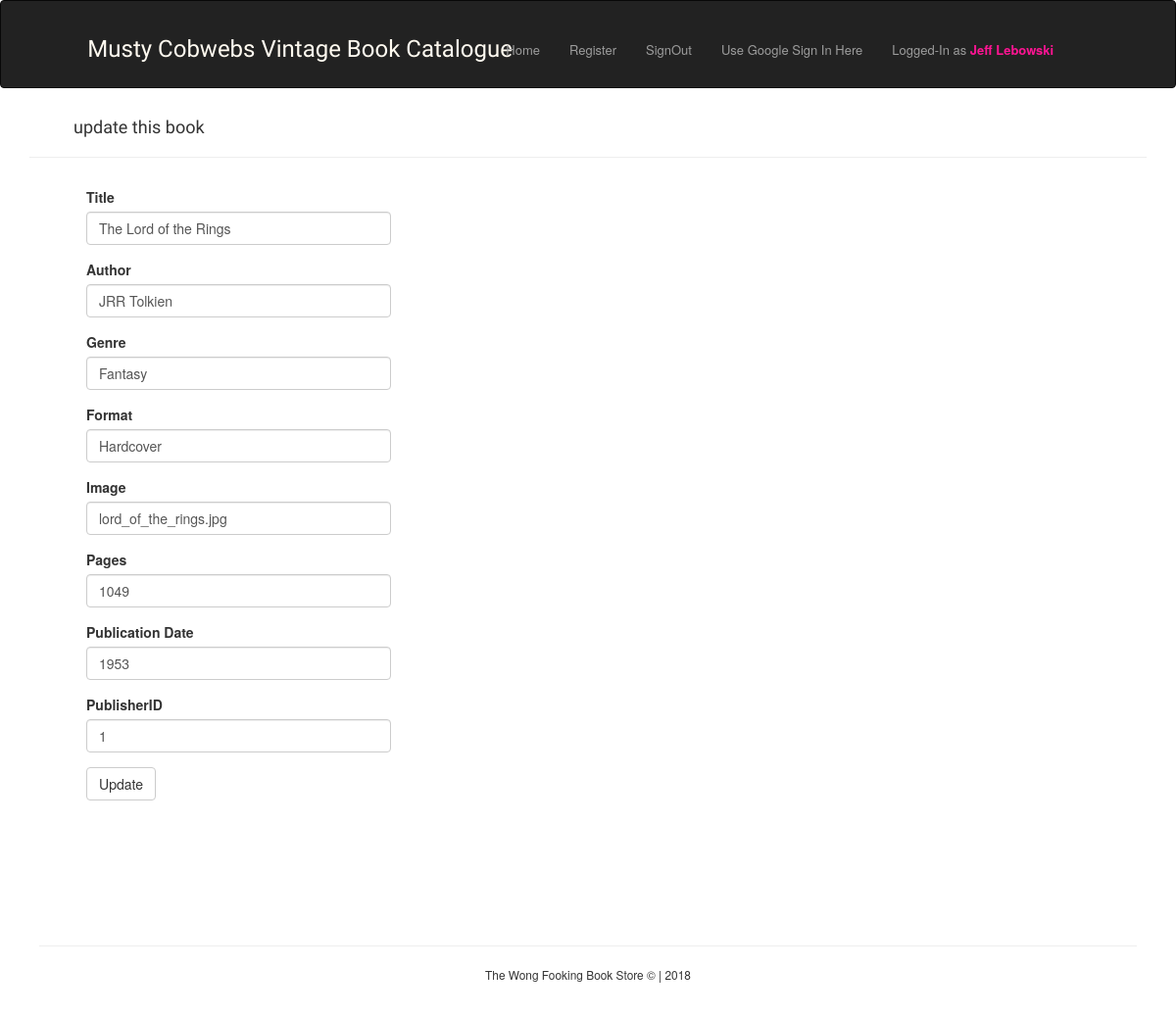
The app's page /book/edit/1 (signed in) with its own data.
### database_setup.py (models this page shows)
class User(Base):
    __tablename__= 'users'
    id = Column(Integer, primary_key=True)
    user_name = Column(String(30))
    user_email = Column(String(60), unique=True, index=True)
    user_password = Column(String(80))
    registration_date = Column(String(20), nullable=False, default=datetime.now())

class Book(Base):
    __tablename__ = 'book'
    id = Column(Integer, primary_key=True)
    title = Column(String(500), nullable=False, index=True)
    author = Column(String(350))
    genre = Column(String(50))
    format = Column(String(50))
    image = Column(String(250))
    num_pages = Column(Integer)
    pub_date = Column(String(20))
    pub_id = Column(Integer, ForeignKey('publication.id'))

### project.py (the view, shortened to what this page needs)
@app.route('/book/edit/<book_id>', methods=['GET', 'POST'])
@login_required
def edit_book(book_id):
    book = Book.query.get(book_id)
    form = EditBookForm(obj=book)
    return render_template('edit_book.html', form=form)

### project.py
class EditBookForm(FlaskForm):
    title = StringField('Title', validators=[DataRequired()])
    author = StringField('Author', validators=[DataRequired()])
    genre = StringField('Genre', validators=[DataRequired()])
    format = StringField('Format', validators=[DataRequired()])
    image = StringField('Image')
    num_pages = StringField('Pages', validators=[DataRequired()])
    pub_date = StringField('Publication Date', validators=[DataRequired()])
    pub_id = IntegerField('PublisherID', validators=[DataRequired()])
    submit = SubmitField('Update')

### project.py (called while the page is built)
@login_manager.user_loader
def load_user(id):
    return User.query.get(int(id))

### templates/edit_book.html (shortened to what this page needs)
{% extends 'layout.html' %}
{% block content %}
    <div class="container">
        <h4 style="margin-left: 45px"> update this book </h4>
        <hr>
          {{ wtf.quick_form(form) }}
    </div>
{% endblock %}

### templates/layout.html (shortened to what this page needs)
{% import "bootstrap/wtf.html" as wtf %}
<!DOCTYPE html>
<html lang="en">
    {% block head %}
        <head>
            <link rel="stylesheet" href="https://maxcdn.bootstrapcdn.com/bootstrap/3.3.7/css/bootstrap.min.css">
            <link rel="stylesheet" href="{{ url_for('static', filename = 'css/styles.css') }}">
        </head>
    {% endblock head %}
    {% block body %}
    <body>
    <div class="wrapper">
        {% block navbar %}
            <nav class="navbar navbar-inverse">
                <div class="container">
                    <a class="navbar navbar-text" href="{{ url_for('display_books') }}">
                        <h3 class="title"> Musty Cobwebs Vintage Book Catalogue </h3>
                    </a>
                    <ul class="nav navbar-nav pull-right">
                      <li><a href="{{ url_for('display_books') }}"> Home </a></li>
                      <li><a href="{{ url_for('register_user') }}"> Register </a></li>
                      <li> {% if current_user.is_authenticated %}
                              <a href="{{ url_for('log_out_user') }}"> SignOut </a>
                            {% else %}
                              <a href="{{ url_for('do_the_login') }}"> SignIn </a>
                            {% endif %}
                      <li><a href="{{ url_for('showLogin')}}"> Use Google Sign In Here</a></li>
                      <li>
                            <a href="">
                                {% if current_user.is_authenticated %}
                                    Logged-In as <b style="color: deeppink"> {{ current_user.user_name.title() }} </b>
                                {% else %}
                                    Not Logged-In
                                {% endif %}
                            </a>
                      </li>
                    </ul>
                </div>
            </nav>
        {% endblock navbar %}
        {% block content %} {% endblock content %}
        {% block footer %}
            <footer>
                <div class="container ftr">
                    <hr>
                    <p class="text-center small">The Wong Fooking Book Store &copy;  |  2018</p>
                </div>
            </footer>
        {% endblock footer %}
    </div>
    </body>
    {% endblock body %}
</html>

### static/css/styles.css (style rules this page uses)
html, body { height: 100%; margin: 0; padding: 0 }
h1, h2, h3, h4 { font-family: Sansita, serif }
p, li { font-size: small }
ul { position: relative; top: 25px; right: 7%; }
footer { position: absolute; width: 100%; left:0 ;bottom: 0; height: 40px }
a h3 { position: relative; left: 10% }
.navbar-inverse { height: 5%; }
.ftr { padding: 25px }
.wrapper { position: relative; min-height: 120%; }
.title { color: floralwhite }
.form { height: 50%; width:70%; padding: 10px; position: relative; left: 48px }
.form-group { width: 40% }

### records on screen
User: user_name "Jeff Lebowski"
Book: title "The Lord of the Rings", author "JRR Tolkien", genre "Fantasy", format "Hardcover", image "lord_of_the_rings.jpg", num_pages "1049", pub_date "1953", pub_id "1"
